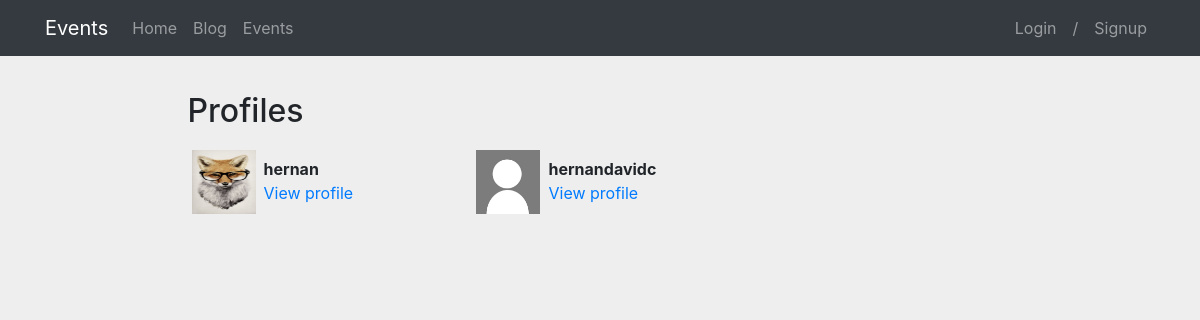
/profiles/, run on the app's committed database.
### registration/models.py (models this page shows)
class Profile(models.Model):
    user = models.OneToOneField(User, on_delete=models.CASCADE)
    name = models.CharField(max_length=200,blank=False, null=False)
    stateId = models.CharField(verbose_name="Id", max_length=20,blank=False, null=False)
    avatar = models.ImageField(upload_to=custom_upload_to, null=True, blank=True)
    bio = models.TextField(null=True, blank=True)
    link = models.URLField(max_length=200, null=True, blank=True)
    notif = models.BooleanField(blank=False, null=False, default=False)
    class Meta:
        ordering = ['user__username']

### profiles/views.py (the view)
# urls.py: path('', ProfileListView.as_view(), name='list'),
class ProfileListView(ListView):
    model = Profile
    template_name = 'profiles/profile_list.html'
    paginate_by = 8

### profiles/templates/profiles/profile_list.html (shortened to what this page needs)
{% extends 'base.html' %}
{% load static %}
{% block content %}
<main role="main">
  <div class="container">
    <div class="row mt-3">
      <div class="col-md-9 mx-auto mb-5">
        <h2>Profiles</h2>
        <div class="row">
          {% for profile in profile_list %}
            <div class="col-md-4 mt-2 mb-3 ">
              <div class="row p-1">
                <div class="col-md-12">
                  {% if profile.avatar %}
                    <img src="{{profile.avatar.url}}" class="img-fluid profile-avatar">
                  {% else %}
                    <img src="{% static 'registration/img/no-avatar.jpg' %}" class="img-fluid profile-avatar">
                  {% endif %}
                  <p class="profile-data">
                    <b>{{profile.user|truncatechars:"16"}}</b><br>
                    <a href="{% url 'profiles:detail' profile.user %}">View profile</a>
                  </p>
                </div>
              </div>
            </div>
          {% endfor %}
        </div>
      </div>
    </div>
  </div>
</main>
{% endblock %}

### static/core/css/main.css (style rules this page uses)
body { background-color: #EEEEEE }
main { padding-top: 20px; }
:root { --jumbotron-padding-y: 3rem; }

### profiles/templates/profiles/profile_list.html (style rules this page uses)
.profile-avatar { float:left;width:4rem;height:4rem }
.profile-data { padding-left:4.5rem;padding-top:.4rem; }

### data on the page
Profile: avatar (picture), user "hernan"
Profile: user "hernandavidc"
